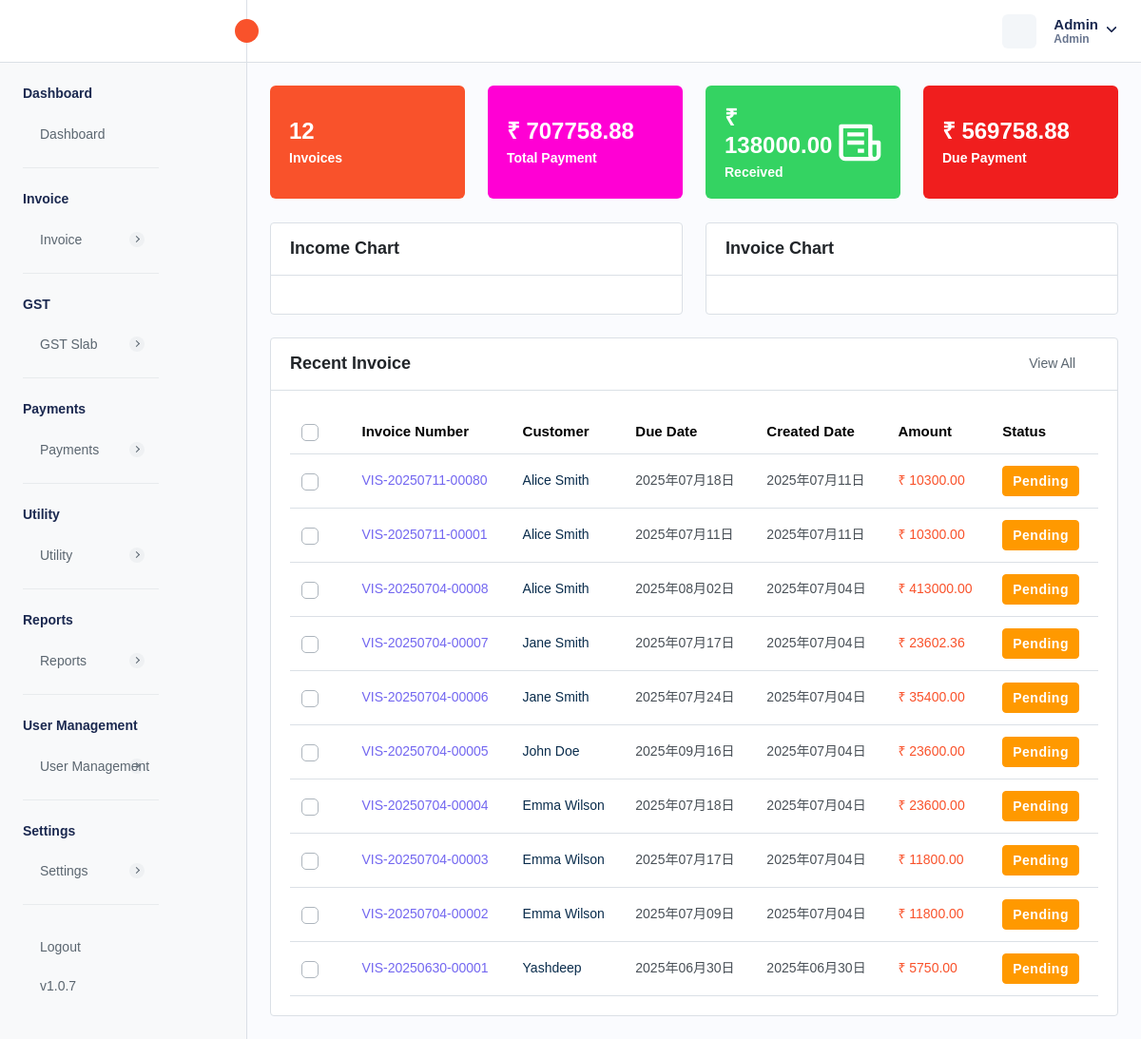
/admin-dashboard.php (signed in), run on an earlier commit of the app's database.
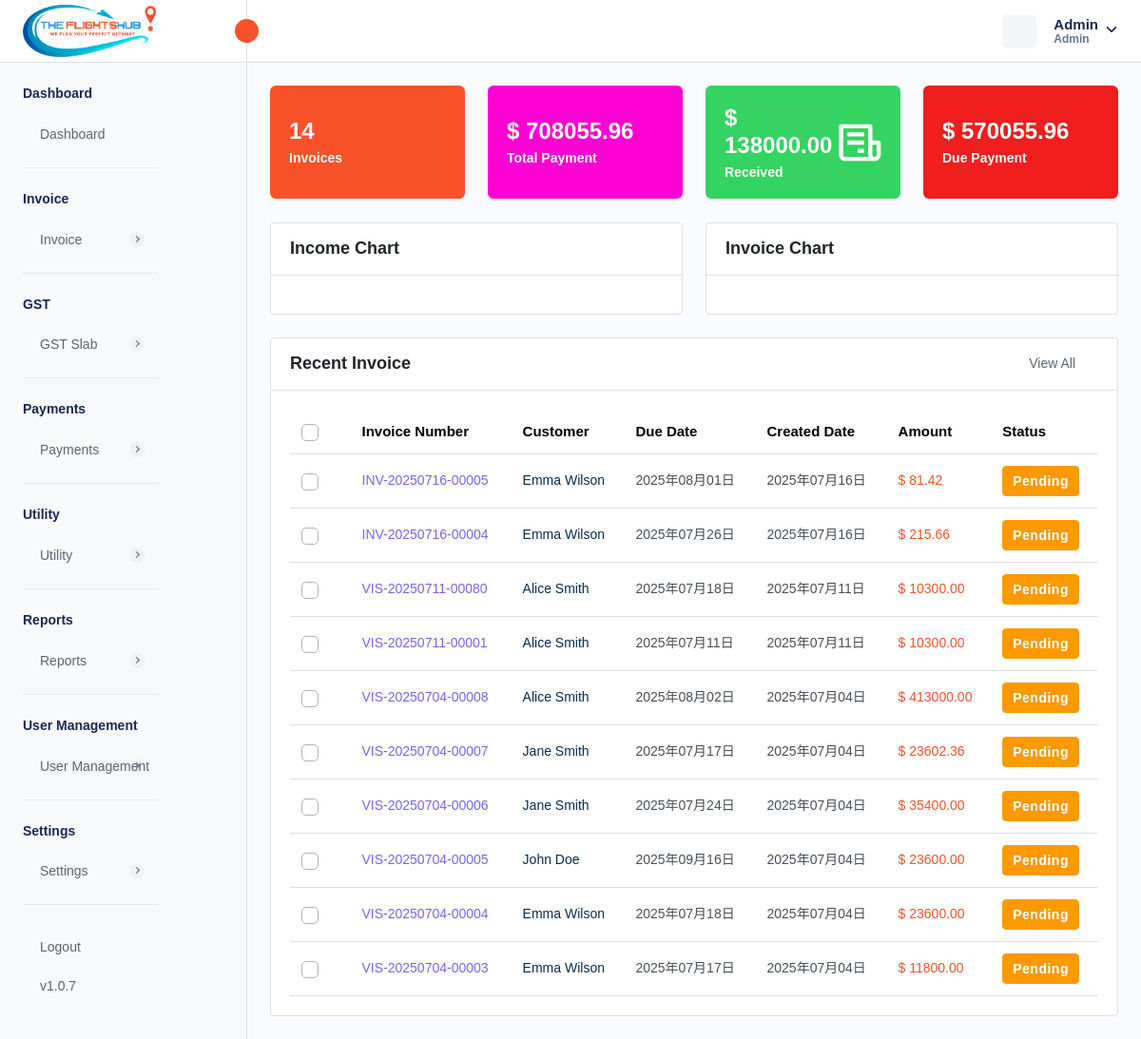
And on a later commit of the database.
### tables this page shows
CREATE TABLE `localization_settings` (
  `id` int NOT NULL AUTO_INCREMENT,
  `language` varchar(50) DEFAULT 'English',
  `timezone` varchar(100) DEFAULT 'UTC',
  `date_format` varchar(20) DEFAULT 'd M Y',
  `time_format` varchar(10) DEFAULT '12',
  `currency_id` int DEFAULT NULL,
  `created_at` datetime DEFAULT CURRENT_TIMESTAMP,
  `updated_at` datetime DEFAULT CURRENT_TIMESTAMP ON UPDATE CURRENT_TIMESTAMP,
  PRIMARY KEY (`id`)
);

CREATE TABLE `currency` (
  `currency_id` int NOT NULL AUTO_INCREMENT,
  `currency_name` varchar(255) DEFAULT NULL,
  `currency_code` varchar(45) DEFAULT NULL,
  `currency_symbol` varchar(45) DEFAULT NULL,
  `currency_rate` decimal(10,2) DEFAULT NULL,
  `created_at` timestamp NULL DEFAULT CURRENT_TIMESTAMP,
  `updated_at` timestamp NULL DEFAULT NULL,
  `is_active` int DEFAULT '1',
  PRIMARY KEY (`currency_id`)
);

CREATE TABLE `invoice` (
  `invoice_id` int NOT NULL AUTO_INCREMENT,
  `invoice_number` varchar(255) NOT NULL,
  `payment_method` enum('CREDIT_CARD','DEBIT_CARD','CASH','NET_BANKING','PAYPAL','OTHER') NOT NULL,
  `transaction_id` varchar(255) DEFAULT NULL,
  `status` enum('PAID','PENDING','CANCELLED','REFUNDED') NOT NULL,
  `amount` decimal(10,2) NOT NULL,
  `quantity` int NOT NULL,
  `tax` int NOT NULL,
  `discount` decimal(10,2) NOT NULL,
  `total_amount` decimal(10,2) NOT NULL,
  `due_date` varchar(255) DEFAULT NULL,
  `customer_id` int DEFAULT NULL,
  `service_id` json DEFAULT NULL,
  `description` longtext,
  `created_at` timestamp NULL DEFAULT CURRENT_TIMESTAMP,
  `updated_at` timestamp NULL DEFAULT CURRENT_TIMESTAMP ON UPDATE CURRENT_TIMESTAMP,
  `is_active` int NOT NULL DEFAULT '1',
  `reminder_enabled` int NOT NULL DEFAULT '0',
  `reminder_count` int NOT NULL DEFAULT '0',
  `created_by` int NOT NULL,
  `from_date` varchar(255) DEFAULT NULL,
  `to_date` varchar(255) DEFAULT NULL,
  `invoice_type` enum('FIXED','RECURSIVE') DEFAULT 'FIXED',
  `invoice_title` varchar(255) DEFAULT NULL,
  `gst_status` enum('PAID','HOLD','CANCELLED') DEFAULT 'HOLD',
  `travel_date` varchar(45) DEFAULT NULL,
  PRIMARY KEY (`invoice_id`),
  UNIQUE KEY `invoice_number_UNIQUE` (`invoice_number`),
  UNIQUE KEY `transaction_id_UNIQUE` (`transaction_id`)
);

CREATE TABLE `customer` (
  `customer_id` int NOT NULL AUTO_INCREMENT,
  `customer_name` varchar(255) NOT NULL,
  `customer_phone` varchar(15) DEFAULT NULL,
  `customer_email` varchar(255) DEFAULT NULL,
  `customer_address` text,
  `ship_name` varchar(255) DEFAULT NULL,
  `ship_phone` varchar(15) DEFAULT NULL,
  `ship_email` varchar(255) DEFAULT NULL,
  `ship_address` text,
  `isActive` int DEFAULT '1',
  `created_at` timestamp NULL DEFAULT CURRENT_TIMESTAMP,
  `updated_at` timestamp NULL DEFAULT NULL ON UPDATE CURRENT_TIMESTAMP,
  `customer_state` varchar(45) DEFAULT NULL,
  `customer_city` int DEFAULT NULL,
  `gst_number` varchar(45) DEFAULT NULL,
  PRIMARY KEY (`customer_id`),
  UNIQUE KEY `customer_phone_UNIQUE` (`customer_phone`),
  UNIQUE KEY `customer_email_UNIQUE` (`customer_email`),
  UNIQUE KEY `gst_number_UNIQUE` (`gst_number`)
);

CREATE TABLE `company_settings` (
  `company_id` int NOT NULL AUTO_INCREMENT,
  `company_name` varchar(255) DEFAULT NULL,
  `company_email` varchar(255) DEFAULT NULL,
  `company_phone` varchar(20) DEFAULT NULL,
  `company_website` varchar(255) DEFAULT NULL,
  `company_logo` varchar(255) DEFAULT NULL,
  `favicon` varchar(255) DEFAULT NULL,
  `address` text,
  `country` varchar(100) DEFAULT NULL,
  `state` varchar(100) DEFAULT NULL,
  `city` varchar(100) DEFAULT NULL,
  `postal_code` varchar(20) DEFAULT NULL,
  `gst_number` varchar(255) DEFAULT NULL,
  `bz_number` varchar(255) DEFAULT NULL,
  `created_at` timestamp NULL DEFAULT CURRENT_TIMESTAMP,
  `updated_at` timestamp NULL DEFAULT CURRENT_TIMESTAMP ON UPDATE CURRENT_TIMESTAMP,
  PRIMARY KEY (`company_id`)
);

### admin-dashboard.php (the view, shortened to what the changed rows need)
<?php
require './database/config.php';
try {
    $stmtFetchLocalizationSettings = $db->prepare("SELECT * FROM localization_settings INNER JOIN currency ON localization_settings.currency_id = currency.currency_id;");
    $stmtFetchLocalizationSettings->execute();
    $localizationSettings = $stmtFetchLocalizationSettings->get_result()->fetch_array(MYSQLI_ASSOC);
    $stmtFetchCompanySettings = $db->prepare("SELECT * FROM company_settings");
    $stmtFetchCompanySettings->execute();
    $companySettings = $stmtFetchCompanySettings->get_result()->fetch_array(MYSQLI_ASSOC);
    $stmtNumber = $db->prepare("SELECT COUNT(*) AS total_invoices FROM invoice WHERE is_active = 1 AND status != 'CANCELLED';");
    $stmtNumber->execute();
    $totalNumberInvoice = $stmtNumber->get_result()->fetch_all(MYSQLI_ASSOC);
    $stmtTotalAmount = $db->prepare("SELECT SUM(total_amount) AS total_payment FROM invoice WHERE is_active = 1 AND status != 'CANCELLED'; ");
    $stmtTotalAmount->execute();
    $totalAmount = $stmtTotalAmount->get_result()->fetch_all(MYSQLI_ASSOC);
    $stmtTotalPaidAmount = $db->prepare('SELECT SUM(total_amount) AS total_paid_payment FROM invoice WHERE status = "PAID" AND is_active = 1');
    $stmtTotalPaidAmount->execute();
    $totalPaidAmount = $stmtTotalPaidAmount->get_result()->fetch_all(MYSQLI_ASSOC);
    $stmtTotalDueAmount = $db->prepare('SELECT SUM(total_amount) AS total_due_payment FROM invoice WHERE status = "PENDING" AND is_active = 1');
    $stmtTotalDueAmount->execute();
    $totalDueAmount = $stmtTotalDueAmount->get_result()->fetch_all(MYSQLI_ASSOC);
    $stmtFetchInvoices = $db->prepare("SELECT
        invoice.*,
        customer.customer_id,
        customer.customer_name,
        admin.admin_username
        FROM invoice
        INNER JOIN customer ON customer.customer_id = invoice.customer_id
        LEFT JOIN admin ON admin.admin_id = invoice.created_by
        WHERE invoice.is_active = 1
        ORDER BY invoice.created_at DESC
        LIMIT 10;
        ");
    if ($stmtFetchInvoices->execute()) {
        $invoices = $stmtFetchInvoices->get_result();
    } else {
        $_SESSION['error'] = 'Error for fetching customers';
    }
} catch (Exception $e) {
    $_SESSION['error'] = $e->getMessage();
    header("Location: admin-dashboard.php");
    exit;
}
?>
<!DOCTYPE html>
<html lang="en">
<head>
    <link rel="stylesheet" href="assets/css/bootstrap.min.css">
    <link rel="stylesheet" href="assets/css/bootstrap-datetimepicker.min.css">
    <link rel="stylesheet" href="assets/css/animate.css">
    <link rel="stylesheet" href="assets/plugins/select2/css/select2.min.css">
    <link rel="stylesheet" href="assets/plugins/fontawesome/css/fontawesome.min.css">
    <link rel="stylesheet" href="assets/plugins/fontawesome/css/all.min.css">
    <link rel="stylesheet" href="assets/css/style.css">
</head>
<body>
    <div class="main-wrapper">
        <div class="header">
            <?php require_once("header.php"); ?>
        </div>
        <div class="page-wrapper">
            <div class="content">
                <div class="row">
                    <div class="col-xl-3 col-sm-6 col-12 d-flex">
                        <div class="dash-count">
                            <div class="dash-counts">
                                <h4><?php echo $totalNumberInvoice['0']['total_invoices'] ?></h4>
                                <h5><a class="text-white" href="manage-invoice.php">Invoices</a></h5>
                            </div>
                        </div>
                    </div>
                    <div class="col-xl-3 col-sm-6 col-12 d-flex">
                        <div class="dash-count das1">
                            <div class="dash-counts">
                                <h4>
                                    <?php echo (isset($localizationSettings["currency_symbol"]) ? $localizationSettings["currency_symbol"] : "$") . " " . $totalAmount[0]['total_payment'];
                                    ?>
                                </h4>
                                <h5><a class="text-white" href="reports.php">Total Payment</a></h5>
                            </div>
                        </div>
                    </div>
                    <div class="col-xl-3 col-sm-6 col-12 d-flex">
                        <div class="dash-count das2">
                            <div class="dash-counts">
                                <h4> <?php echo (isset($localizationSettings["currency_symbol"]) ? $localizationSettings["currency_symbol"] : "$") . " " . $totalPaidAmount['0']['total_paid_payment']; ?>
                                </h4>
                                <h5><a class="text-white" href="reports.php">Received</a></h5>
                            </div>
                        </div>
                    </div>
                    <div class="col-xl-3 col-sm-6 col-12 d-flex">
                        <div class="dash-count das3">
                            <div class="dash-counts">
                                <h4> <?php echo (isset($localizationSettings["currency_symbol"]) ? $localizationSettings["currency_symbol"] : "$") . " " . $totalDueAmount['0']['total_due_payment']; ?>
                                </h4>
                                <h5><a class="text-white" href="reports.php">Due Payment</a></h5>
                            </div>
                        </div>
                    </div>
                </div>
                <div class="card">
                    <div class="card-body">
                        <div class="table-responsive dataview">
                            <table class="table dashboard-expired-products">
                                <thead>
                                    <tr>
                                        <th class="no-sort">
                                            <label class="checkboxs">
                                                <span class="checkmarks"></span>
                                            </label>
                                        </th>
                                        <th>Invoice Number</th>
                                        <th>Customer</th>
                                        <th>Due Date</th>
                                        <th>Created Date</th>
                                        <th class="no-sort">Amount</th>
                                        <th>Status</th>
                                    </tr>
                                </thead>
                                <tbody>
                                    <?php foreach ($invoices->fetch_all(MYSQLI_ASSOC) as $invoice) { ?>
                                        <tr>
                                            <td>
                                                <label class="checkboxs">
                                                    <span class="checkmarks"></span>
                                                </label>
                                            </td>
                                            <td class="ref-number"><?php echo $invoice['invoice_number'] ?></td>
                                            <td><a
                                                    href="view-customer-report.php?id=<?= base64_encode($invoice['customer_id']) ?>"><?php echo $invoice['customer_name'] ?></a>
                                            </td>
                                            <td><?php $date = new DateTime($invoice['due_date']);
                                            echo $date->format(isset($localizationSettings["date_format"]) ? $localizationSettings["date_format"] : "d M Y") ?>
                                            </td>
                                            <td><?php $date = new DateTime($invoice['created_at']);
                                            echo $date->format(isset($localizationSettings["date_format"]) ? $localizationSettings["date_format"] : "d M Y") ?>
                                            </td>
                                            <td class="text-primary">
                                                <?php echo (isset($localizationSettings["currency_symbol"]) ? $localizationSettings["currency_symbol"] : "$") . " " . $invoice['total_amount'] ?>
                                            </td>
                                            <td>
                                                <?php if ($invoice['status'] == 'PAID') { ?>
                                                    <span class="badge badge-lg bg-success">Paid</span>
                                                <?php } elseif ($invoice['status'] == 'CANCELLED') { ?>
                                                    <span class="badge badge-lg bg-danger">Cancelled</span>
                                                <?php } elseif ($invoice['status'] == 'PENDING') { ?>
                                                    <span class="badge badge-lg bg-warning">Pending</span>
                                                <?php } elseif ($invoice['status'] == 'REFUNDED') { ?>
                                                    <span class="badge badge-lg bg-primary">Refunded</span>
                                                <?php } ?>
                                            </td>
                                        </tr>
                                    <?php } ?>
                                </tbody>
                            </table>
                        </div>
                    </div>
                </div>
            </div>
        </div>
    </div>
</body>
</html>

### header.php (shortened to what the changed rows need)
<div class="header">
    <div class="header-left active">
        <a href="admin-dashboard.php" class="logo logo-normal">
            <img src="<?= isset($companySettings['company_logo']) ? $companySettings['company_logo'] : "assets/img/logo/vis-logo.png" ?>" alt="" />
        </a>
    </div>
</div>

What changed in the data, as far as the page shows it:
no longer on this page (row unchanged): currency: currency_symbol "₹"
no longer on this page (row edited): invoice: invoice_number "VIS-20250704-00002", customer.customer_name "Emma Wilson", due_date.date_format "2025年07月09日", created_at.date_format "2025年07月04日", total_amount "11800.00", status "Pending"
no longer on this page (row edited): invoice: invoice_number "VIS-20250630-00001", customer.customer_name "Yashdeep", due_date.date_format "2025年06月30日", created_at.date_format "2025年06月30日", total_amount "5750.00", status "Pending"
now on this page (row edited): company_settings: company_logo (picture)
changed localization_settings: currency.currency_symbol "₹" → "$"
added invoice: invoice_number "INV-20250716-00005", customer.customer_name "Emma Wilson", due_date.date_format "2025年08月01日", created_at.date_format "2025年07月16日", total_amount "81.42", status "Pending"
added currency: currency_symbol "$"
added invoice: invoice_number "INV-20250716-00004", customer.customer_name "Emma Wilson", due_date.date_format "2025年07月26日", created_at.date_format "2025年07月16日", total_amount "215.66", status "Pending"
Also different on the page:
$totalNumberInvoice['0']['total_invoices']: "12" → "14"
$totalAmount[0]['total_payment']: "707758.88" → "708055.96"
$totalDueAmount['0']['total_due_payment']: "569758.88" → "570055.96"
